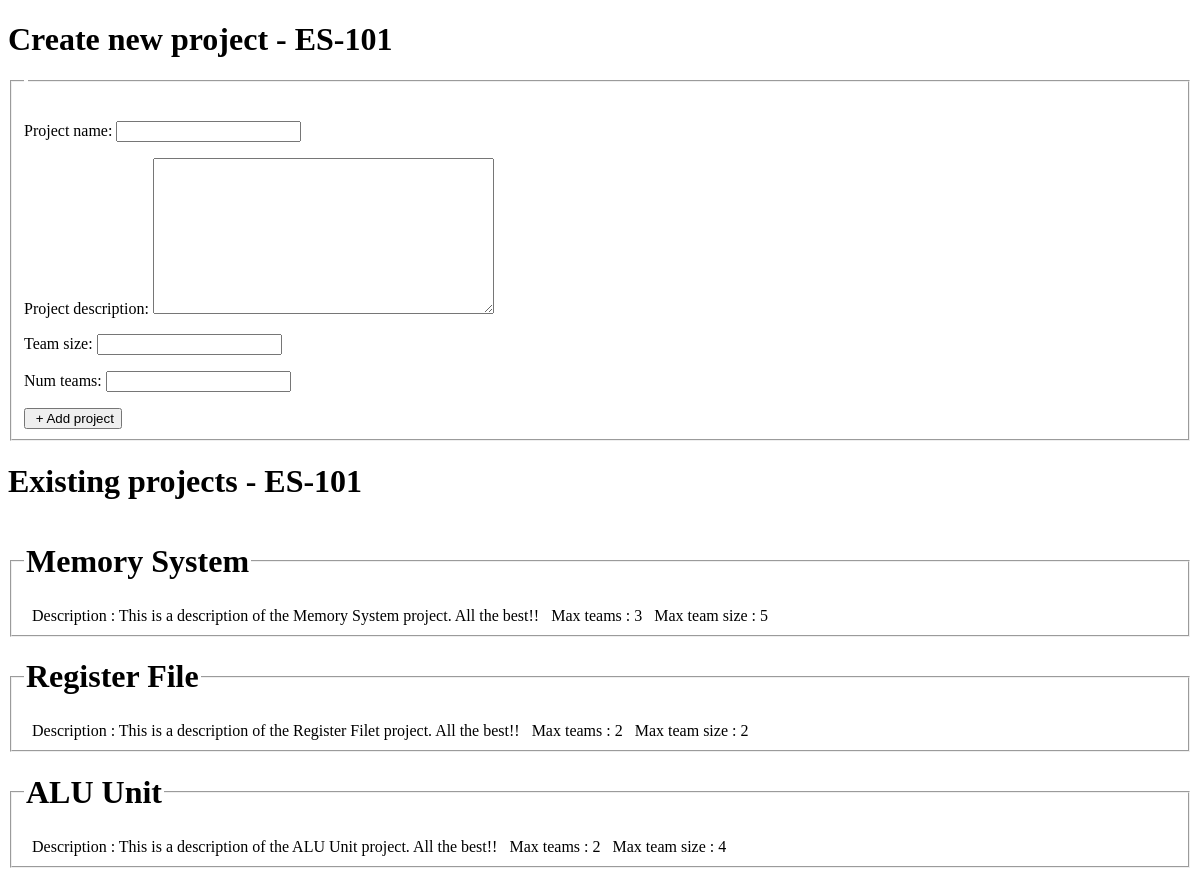
Page /project_allocation/instructor/4 on the earlier database version.
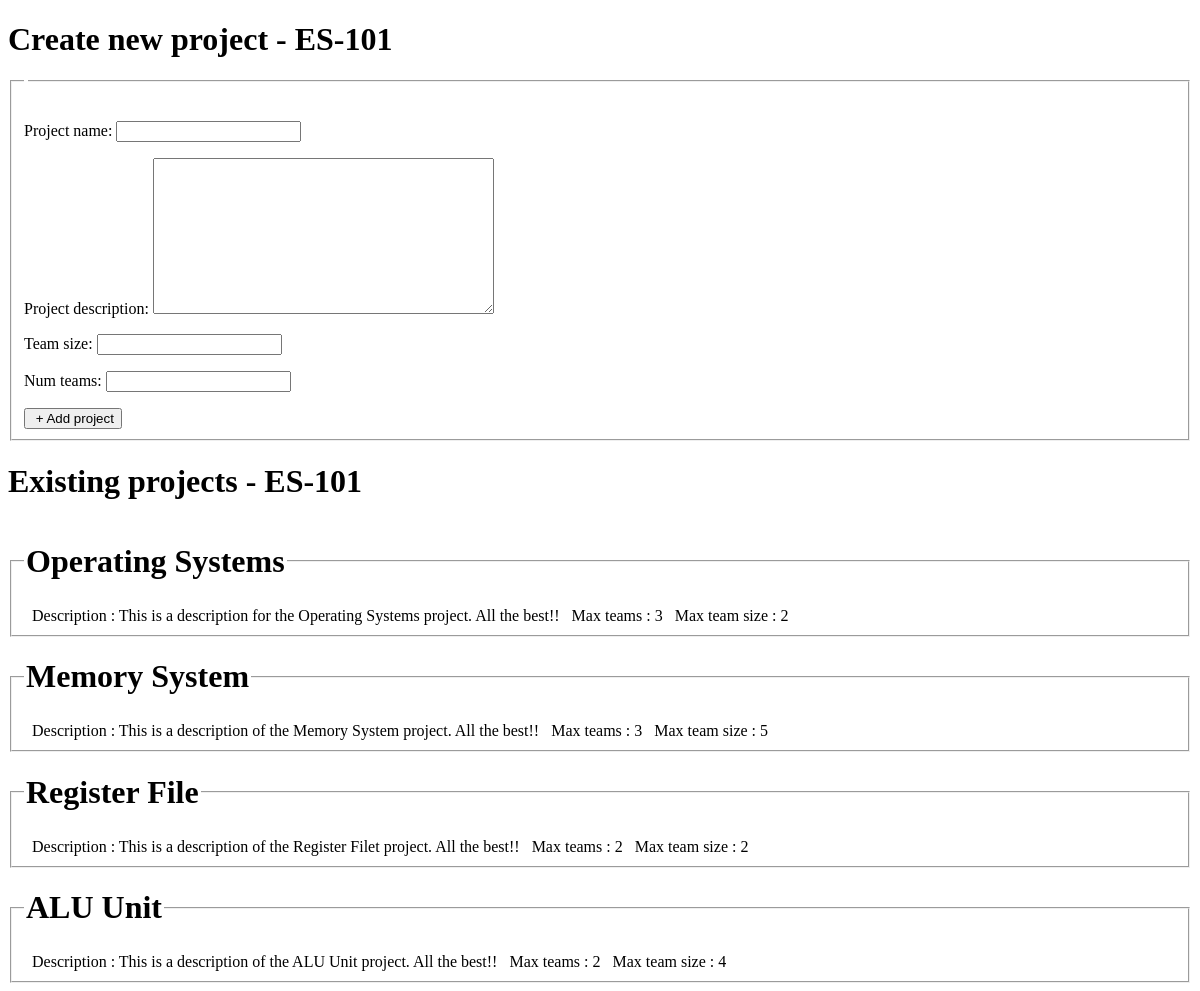
Same page on the later database version.
### project_allocation/models.py (models this page shows, shortened)
class Course(models.Model):
    course_name = models.CharField(max_length=100)
    course_code = models.SlugField(max_length=30, default="course-code-not-applicable")
    instructor_id =  models.ForeignKey(Instructor, on_delete=models.CASCADE)
    is_pub = models.BooleanField(default=False)

class Project(models.Model):
    course_id = models.ForeignKey(Course, on_delete=models.CASCADE, related_name='course_id_project')
    project_name = models.CharField(max_length=200)
    project_description = models.TextField()
    team_size = models.IntegerField(validators=[MinValueValidator(1)])
    num_teams = models.IntegerField(validators=[MinValueValidator(1)])

### project_allocation/views.py (the view)
# urls.py: path('instructor/<int:course_id>', views.instructor_course, name='instructor_course'),
def instructor_course(request, course_id):
    course = Course.objects.get(pk=course_id)
    added = False
    if request.method == "POST":
        form = AddProjectToListForm(request.POST)
        if form.is_valid():
            p = course.course_id_project.create(project_name = form.cleaned_data['project_name'],
                        project_description = form.cleaned_data['project_description'],
                        team_size = form.cleaned_data['team_size'],
                        num_teams = form.cleaned_data['num_teams'])
            p.save()
            return HttpResponseRedirect('/project_allocation/instructor/'+str(course_id))
    else:
        form = AddProjectToListForm
    projects = Project.objects.filter(course_id = course_id, ).order_by('id').reverse()
    context = {
        'course': course,
        'projects': projects,
        'form': form,
        'added': added,
    }
    return render(request, 'project_allocation/instructor_course.html',context)

### project_allocation/templates/project_allocation/instructor_course.html (shortened to what this page needs)
<!DOCTYPE html>
<html lang="en">
<head>
</head>
<body>
    {% load template_filters %}
    <h1> Create new project  - {{ course.course_code }} </h1>
    <fieldset>
            <form action="" method=POST>
                {{ form.as_p }}
                <input type="submit" value=" + Add project">
            </form>
    </fieldset>
    <h1> Existing projects  - {{ course.course_code }} </h1>
    {% for project in projects %}
        <fieldset>
            <legend><h1>{{project.project_name}}</h1></legend>
            <span>  Description : {{ project.project_description }} </span>
            <span> Max teams : {{ project.num_teams }} </span>
            <span> Max team size : {{ project.team_size }} </span>
        </fieldset>
    {% endfor %}
</body>
</html>

Differences in the rows shown:
added Project: project_name "Operating Systems", project_description "This is a description for the Operating Systems project. All the best!!", num_teams "3", team_size "2"
